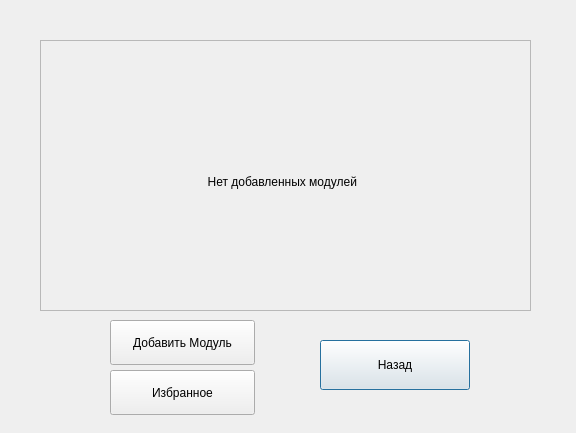
<?xml version="1.0" encoding="UTF-8"?>
<ui version="4.0">
 <class>Menu</class>
 <widget class="QDialog" name="Menu">
  <property name="geometry">
   <rect>
    <x>0</x>
    <y>0</y>
    <width>576</width>
    <height>433</height>
   </rect>
  </property>
  <property name="windowTitle">
   <string>Dialog</string>
  </property>
  <widget class="QPushButton" name="exitPush">
   <property name="geometry">
    <rect>
     <x>320</x>
     <y>340</y>
     <width>150</width>
     <height>50</height>
    </rect>
   </property>
   <property name="text">
    <string>Назад</string>
   </property>
  </widget>
  <widget class="QPushButton" name="addModuleButton">
   <property name="geometry">
    <rect>
     <x>110</x>
     <y>320</y>
     <width>145</width>
     <height>45</height>
    </rect>
   </property>
   <property name="text">
    <string>Добавить Модуль</string>
   </property>
  </widget>
  <widget class="QScrollArea" name="scrollArea">
   <property name="geometry">
    <rect>
     <x>40</x>
     <y>40</y>
     <width>491</width>
     <height>271</height>
    </rect>
   </property>
   <property name="widgetResizable">
    <bool>true</bool>
   </property>
   <widget class="QWidget" name="scrollAreaWidgetContents">
    <property name="geometry">
     <rect>
      <x>0</x>
      <y>0</y>
      <width>489</width>
      <height>269</height>
     </rect>
    </property>
    <widget class="QLabel" name="emptyLabel">
     <property name="geometry">
      <rect>
       <x>120</x>
       <y>90</y>
       <width>261</width>
       <height>101</height>
      </rect>
     </property>
     <property name="text">
      <string>              Нет добавленных модулей</string>
     </property>
    </widget>
   </widget>
  </widget>
  <widget class="QPushButton" name="favoriteButton">
   <property name="geometry">
    <rect>
     <x>110</x>
     <y>370</y>
     <width>145</width>
     <height>45</height>
    </rect>
   </property>
   <property name="text">
    <string>Избранное</string>
   </property>
  </widget>
 </widget>
 <resources/>
 <connections/>
</ui>
